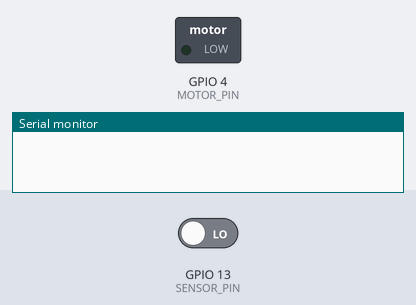
Bench run of a sketch on a simulated ESP8266 (NodeMCU). Shown: switched loads named in the sketch (green lamp = pin HIGH), the last lines printed to the serial monitor. Inputs (shaded band) come from the test bench; at power-on: GPIO 13 (SENSOR_PIN) LOW.

Above: at 1.2 s.
1.3 s: GPIO 13 (SENSOR_PIN) driven HIGH
At 3.9 s:
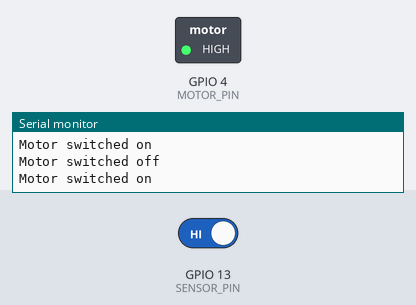
4.3 s: GPIO 13 (SENSOR_PIN) driven LOW
At 5.0 s:
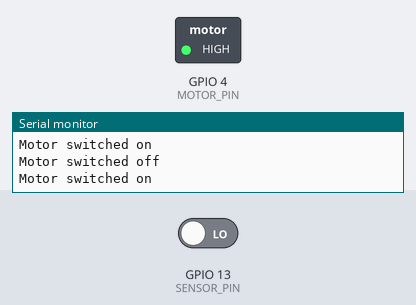
Timing chart, 0 to 7.3 s (numbered marks = the images above; inputs shaded):
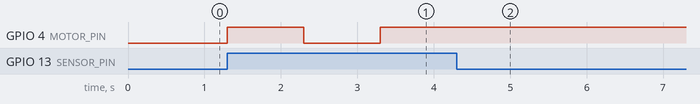

Measured:
- after the input at 1.3 s, GPIO 4 (MOTOR_PIN): LOW → HIGH at once, → LOW 1.0 s later, → HIGH 1.0 s later
- after the input at 4.3 s, GPIO 4 (MOTOR_PIN): stops changing and stays HIGH

The sketch:

iot-irrigation.ino
```cpp
#include <ESP8266WiFi.h>

const int SENSOR_PIN = 13;
const int MOTOR_PIN = 4;
int touch_state;     // The current reading from the input pin
int is_on=0;     // On/Off Flag.

void setup() {
  // Initialize the Serial to communicate with the Serial Monitor.
  Serial.begin(115200);
  WiFi.mode(WIFI_OFF);
  // Initialize the ESP8266 NodeMCU's pin as an input.
  pinMode(SENSOR_PIN, INPUT);
  // Initialize the Motor's pin as an output.
  pinMode(MOTOR_PIN, OUTPUT);
}

void loop() {
  if(digitalRead(SENSOR_PIN) == HIGH && is_on==0) {
    digitalWrite(MOTOR_PIN, HIGH);
    is_on=1;
    Serial.println("Motor switched on");
    delay(1000);
  }
  if(digitalRead(SENSOR_PIN)==HIGH && is_on==1) {
    digitalWrite(MOTOR_PIN, LOW);
    is_on=0;
    Serial.println("Motor switched off");
    delay(1000);
  }
}
```
